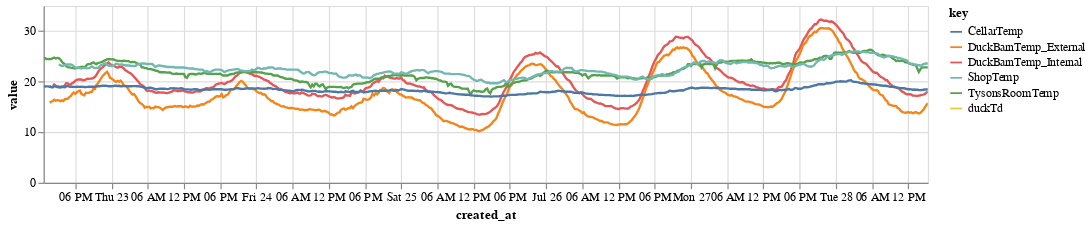

Here is the notebook cell this chart was saved with:
### Code cell
selector = alt.selection_single(
    fields=['key'], 
    empty='all',
    bind='legend'
)

area1 = alt.Chart(dfsub.reset_index()).transform_fold(
    ['DuckBarnTemp_Internal','DuckBarnTemp_External','TysonsRoomTemp','duckTd','ShopTemp','CellarTemp']
).mark_line(clip=True
).encode(
    alt.X('created_at:T'),
    alt.Y('value:Q'),
    alt.Color('key:N'),
    opacity=alt.condition(selector, alt.value(1), alt.value(0))
).add_selection(
    selector
).properties(
    width=750,
    height=150
).interactive()

area1

### Figure 1 — Vega-Lite specification as saved in the notebook (floating-point values rounded to 4 significant figures; data arrays with more than 128 entries replaced by an {"elided": "..."} marker saying what was removed)
{"config": {"view": {"continuousWidth": 400, "continuousHeight": 300}}, "data": {"name": "data-fb4b906e1fd2cb596e550aaa78ec3491"}, "mark": {"type": "line", "clip": true}, "encoding": {"color": {"type": "nominal", "field": "key"}, "opacity": {"condition": {"value": 1, "selection": "selector003"}, "value": 0}, "x": {"type": "temporal", "field": "created_at"}, "y": {"type": "quantitative", "field": "value"}}, "height": 150, "selection": {"selector003": {"type": "single", "fields": ["key"], "empty": "all", "bind": "legend"}, "selector004": {"type": "interval", "bind": "scales", "encodings": ["x", "y"]}}, "transform": [{"fold": ["DuckBarnTemp_Internal", "DuckBarnTemp_External", "TysonsRoomTemp", "duckTd", "ShopTemp", "CellarTemp"]}], "width": 750, "$schema": "https://vega.github.io/schema/vega-lite/v4.8.1.json", "datasets": {"data-fb4b906e1fd2cb596e550aaa78ec3491": {"elided": "587 records"}}}
